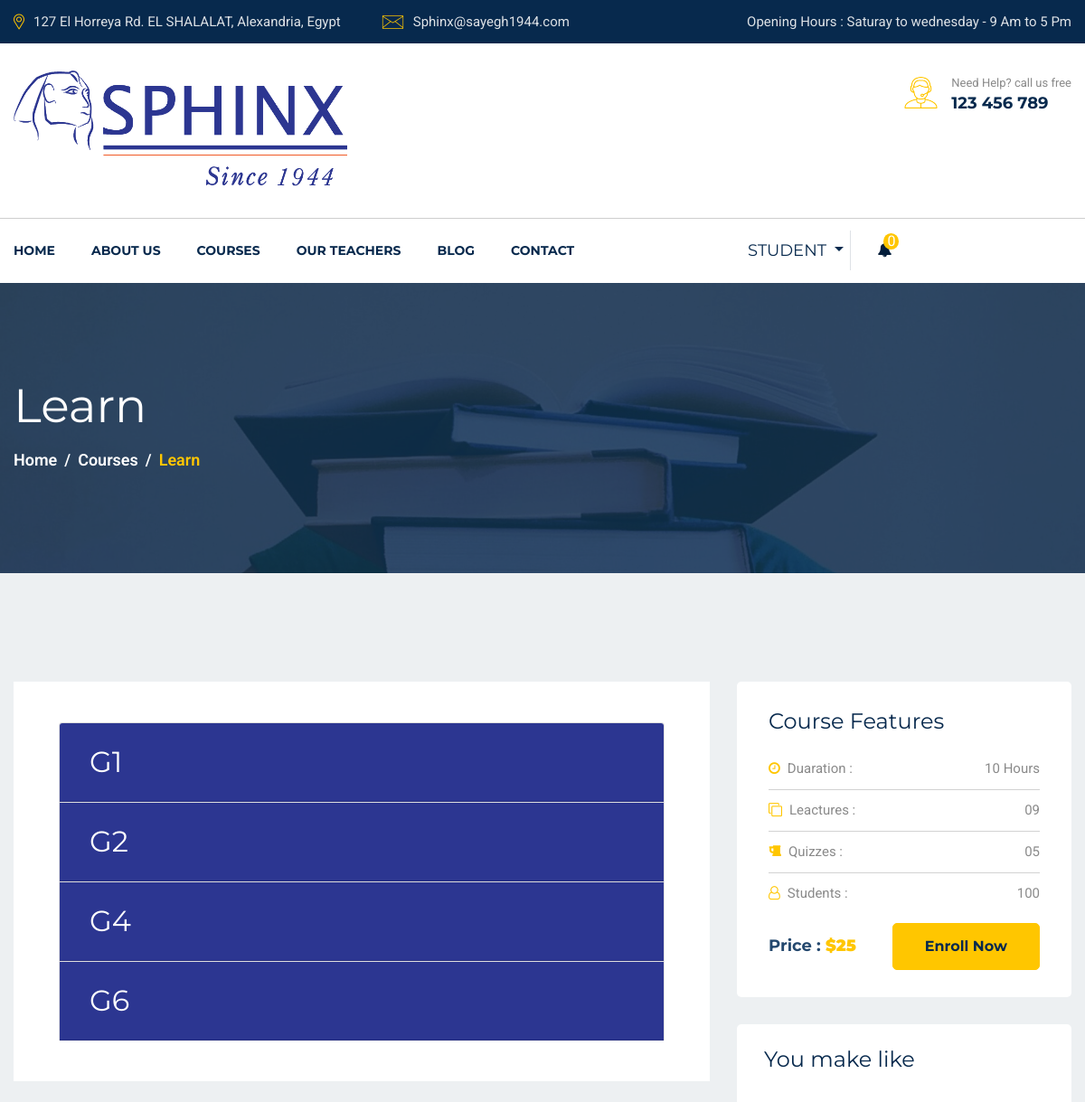
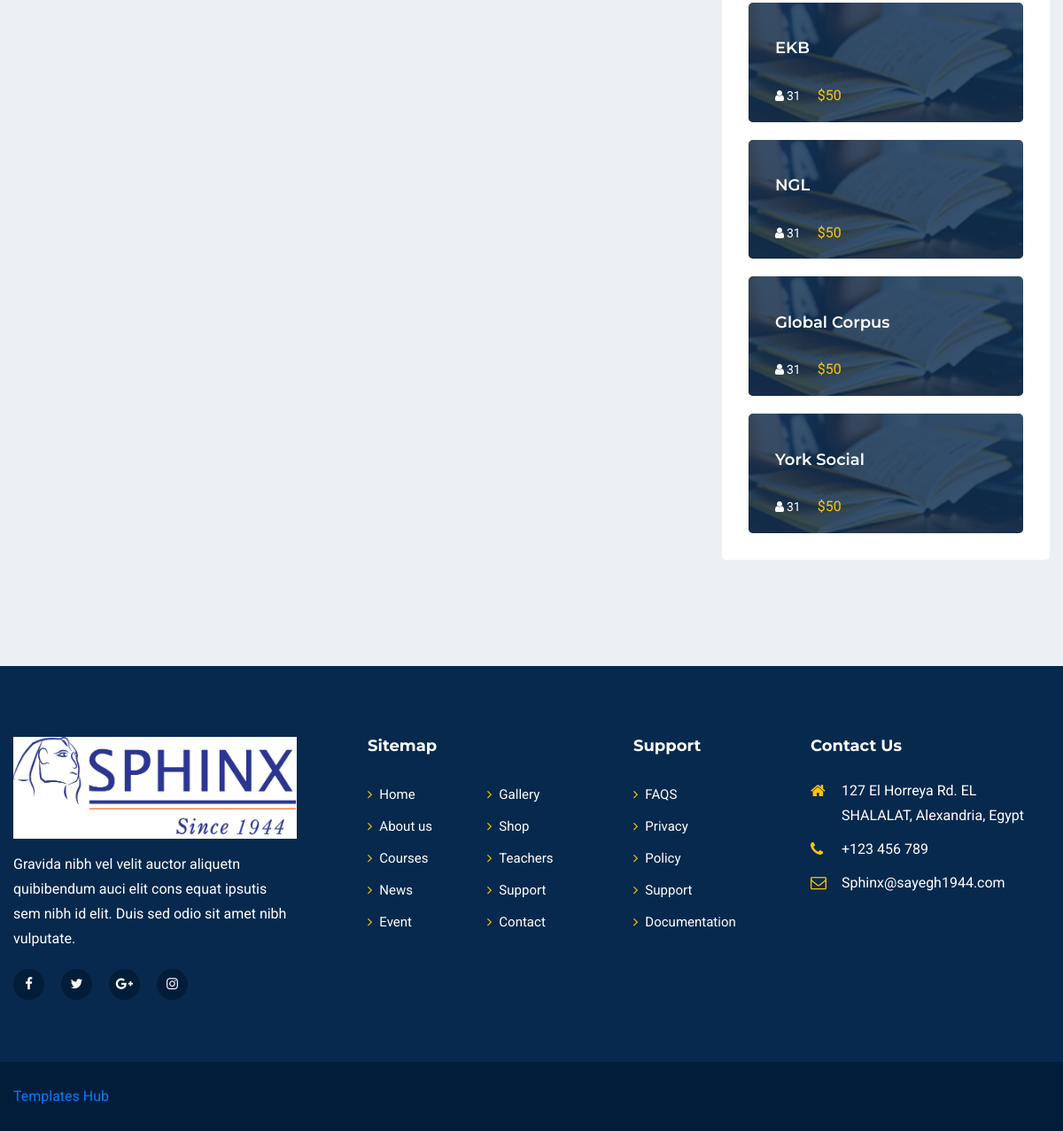
Page /courses-singel.php (signed in) on the committed database (2 pictures, top to bottom).
### tables this page shows
CREATE TABLE `grades_courses` (
  `id` int(11) NOT NULL,
  `grade_id` int(11) NOT NULL,
  `course_id` int(11) NOT NULL
);

CREATE TABLE `grades` (
  `id` int(11) NOT NULL,
  `grade` varchar(100) NOT NULL
);

CREATE TABLE `courses` (
  `id` int(11) NOT NULL,
  `name` varchar(255) DEFAULT NULL,
  `photo` varchar(255) DEFAULT NULL
);

### courses-singel.php (the view, shortened to what this page needs)
<?php
include "includes/header.php";
$sql = "SELECT
  `grades_courses`.id, `grades`.grade, `courses`.name
FROM
   `grades_courses`
JOIN grades
ON `grades_courses`.grade_id = `grades`.id
join courses
ON `grades_courses`.course_id = `courses`.id
ORDER by grade";
$result = $conn->query($sql);
$result = mysqli_fetch_all($result, MYSQLI_ASSOC);
$sqlco = "SELECT * FROM `courses` ";
$resultco = $conn->query($sqlco);
$resultco = mysqli_fetch_all($resultco, MYSQLI_ASSOC);
?>
<section id="page-banner" class="pt-105 pb-110 bg_cover" data-overlay="8" style="background-image: url(images/page-banner-2.jpg)">
    <div class="container">
        <div class="row">
            <div class="col-lg-12">
                <div class="page-banner-cont">
                    <h2>Learn <?= $_GET["course"] ?></h2>
                    <nav aria-label="breadcrumb">
                        <ol class="breadcrumb">
                            <li class="breadcrumb-item"><a href="home.php">Home</a></li>
                            <li class="breadcrumb-item"><a href="courses.php">Courses</a></li>
                            <li class="breadcrumb-item active" aria-current="page">Learn <?= $_GET["course"] ?></li>
                        </ol>
                    </nav>
                </div>
            </div>
        </div>
    </div>
</section>
<section id="corses-singel" class="pt-90 pb-120 gray-bg">
    <div class="container">
        <div class="row">
            <div class="col-lg-8">
                <div class="corses-singel-left mt-30">
                    <div class="course-terms">
                        <div class="accordion" id="accordionExample">
                            <?php for ($i = 0; $i < count($result); $i++) { ?>
                                <div class="card ">
                                    <div class="card-header grade" id="headingOne<?= $result[$i]['id'] ?>">
                                        <h2 class="mb-0">
                                            <button class="btn lessons btn-link" type="button" data-toggle="collapse" data-target="#collapseOne<?= $result[$i]['id'] ?>" data-id="<?= $result[$i]['id'] ?>" data-course="<?= $result[$i]['name'] ?>" data-grade="<?= $result[$i]['grade'] ?>" aria-expanded="true" aria-controls="collapseOne" style="color: #fff;text-decoration: none;font-size: 2rem;">
                                                <?= $result[$i]['grade'] ?>
                                            </button>
                                        </h2>
                                    </div>
                                </div>
                            <?php } ?>
                        </div>
                    </div>
                </div>
            </div>
            <div class="col-lg-4">
                <div class="row">
                    <div class="col-lg-12 col-md-6">
                        <div class="course-features mt-30">
                            <h4>Course Features </h4>
                            <ul>
                                <li><i class="fa fa-clock-o"></i>Duaration : <span>10 Hours</span></li>
                                <li><i class="fa fa-clone"></i>Leactures : <span>09</span></li>
                                <li><i class="fa fa-beer"></i>Quizzes : <span>05</span></li>
                                <li><i class="fa fa-user-o"></i>Students : <span>100</span></li>
                            </ul>
                            <div class="price-button pt-10">
                                <span>Price : <b>$25</b></span>
                                <a href="#" class="main-btn">Enroll Now</a>
                            </div>
                        </div>
                    </div>
                    <div class="col-lg-12 col-md-6">
                        <div class="You-makelike mt-30">
                            <h4>You make like </h4>
                            <?php for ($i = 0; $i < count($result); $i++) { ?>
                            <div class="singel-makelike mt-20">
                                <div class="image">
                                    <img src="images/your-make/y-1.jpg" alt="Image">
                                </div>
                                <div class="cont">
                                    <a href="#">
                                        <h4> <a href="courses-singel.php?id=<?=$resultco[$i]["id"]?>&course=<?=$resultco[$i]["name"]?>"><h4><?=$result[$i]["name"]?></h4></a></h4>
                                    </a>
                                    <ul>
                                        <li><a href="#"><i class="fa fa-user"></i>31</a></li>
                                        <li>$50</li>
                                    </ul>
                                </div>
                            </div>
                            <?php }?>
                        </div>
                    </div>
                </div>
            </div>
        </div>
    </div>
</section>
<?php
include "includes/footer.php";
?>

### css/default.css (style rules this page uses)
.mt-20 { margin-top: 20px; }
.mt-30 { margin-top: 30px; }
.pt-10 { padding-top: 10px; }
.pt-90 { padding-top: 90px; }
.pt-105 { padding-top: 105px; }
.pb-110 { padding-bottom: 110px; }
.pb-120 { padding-bottom: 120px; }
.gray-bg { background: #edf0f2; }
[data-overlay] { position: relative; }
[data-overlay]::before { background: #07294d none repeat scroll 0 0; content: ""; height: 100%; left: 0; position: absolute; top: 0; width: 100%; z-index: 1; }
[data-overlay="8"]::before { opacity: 0.8; }

### rows in the picture
grades_courses: grade.grade "G1"
grades_courses: grade.grade "G2"
grades_courses: grade.grade "G4"
grades_courses: grade.grade "G6"
courses: name "York Social"
courses: name "EKB"
courses: name "Global Corpus"
courses: name "NGL"

### other values in the picture
$_SESSION["username"] "STUDENT"
